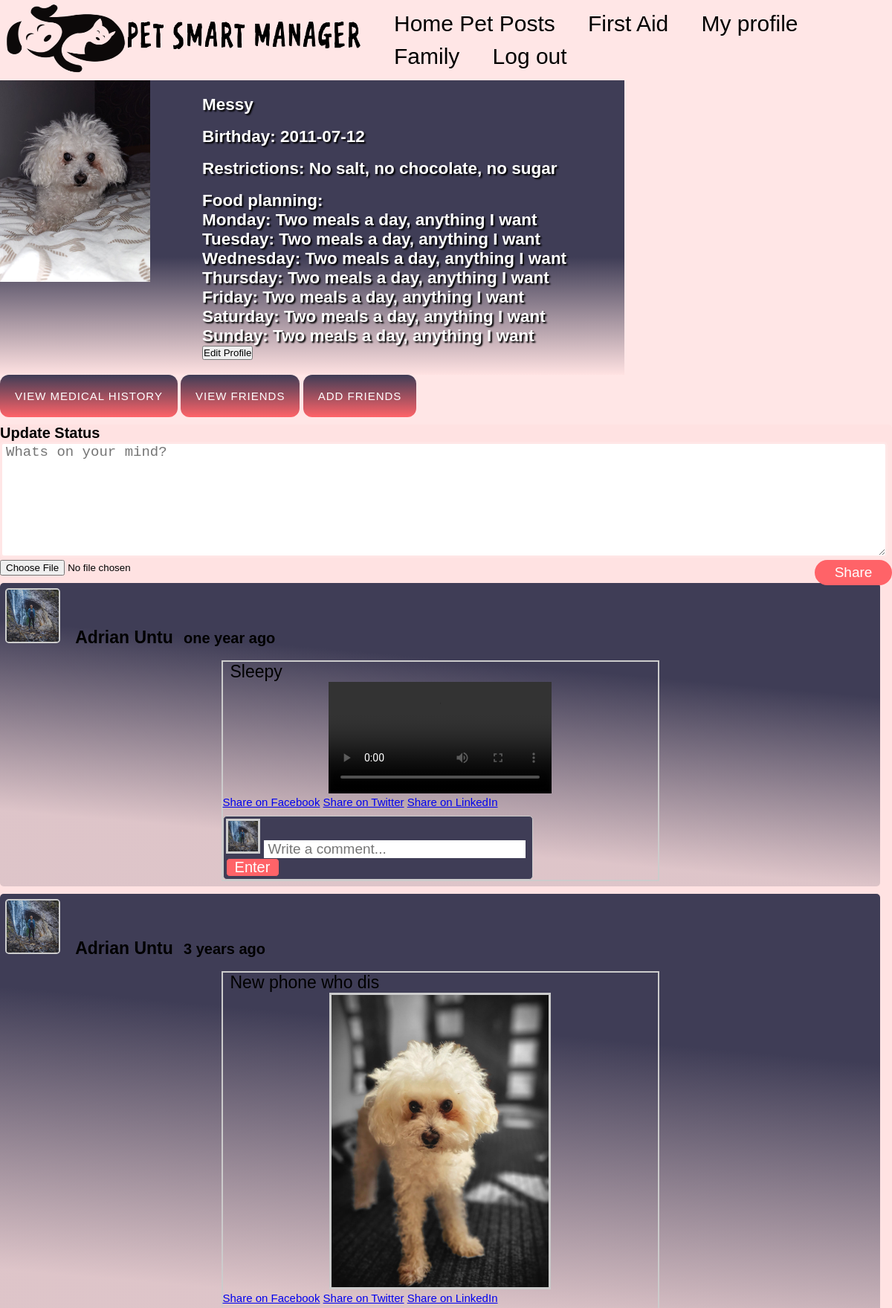
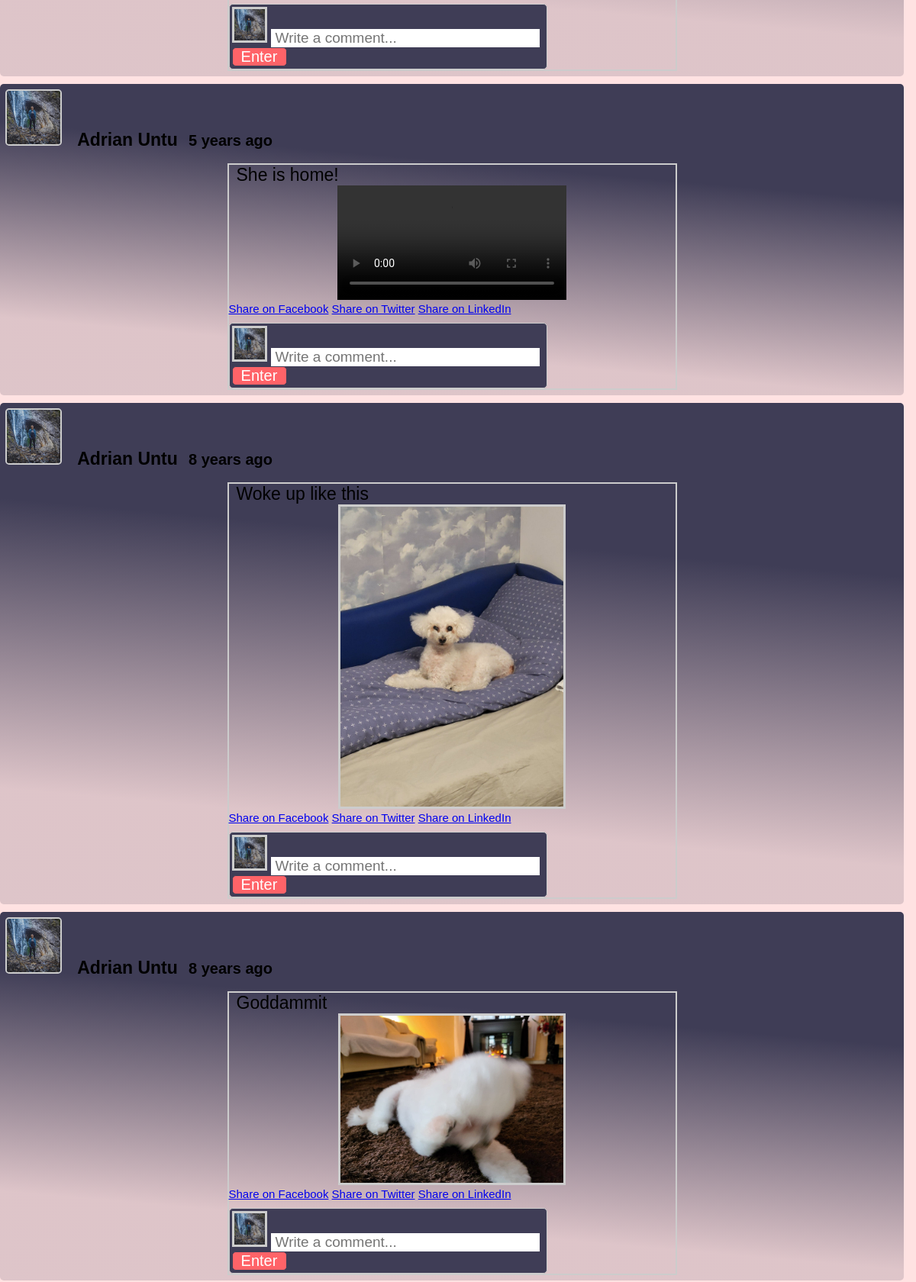
Page /app/petprofile?id=1 (signed in, upper part) on the committed database (2 pictures, top to bottom).
### tables this page shows
CREATE TABLE `pets` (
  `pet_id` int NOT NULL,
  `name` varchar(100) NOT NULL,
  `birthday` varchar(100) NOT NULL,
  `profile_picture_pet` varchar(100) NOT NULL,
  `family_id` int NOT NULL,
  `restrictions` varchar(1000) NOT NULL,
  `monday` varchar(1000) NOT NULL,
  `tuesday` varchar(1000) NOT NULL,
  `wednesday` varchar(1000) NOT NULL,
  `thursday` varchar(1000) NOT NULL,
  `friday` varchar(1000) NOT NULL,
  `saturday` varchar(1000) NOT NULL,
  `sunday` varchar(1000) NOT NULL
);

CREATE TABLE `posts` (
  `post_id` int NOT NULL,
  `user_id` int NOT NULL,
  `pet_id` int NOT NULL,
  `post` varchar(100) NOT NULL,
  `content` varchar(200) NOT NULL,
  `created` varchar(100) NOT NULL,
  `private` int NOT NULL,
  `family_id` int NOT NULL
);

CREATE TABLE `user` (
  `user_id` int NOT NULL,
  `firstname` varchar(100) DEFAULT NULL,
  `lastname` varchar(100) DEFAULT NULL,
  `username` varchar(100) NOT NULL,
  `birthday` varchar(100) NOT NULL,
  `email` varchar(100) NOT NULL,
  `password` varchar(100) NOT NULL,
  `profile_picture` varchar(100) DEFAULT NULL,
  `family_id` int DEFAULT NULL
);

### app/scripts/select_petprofile_1.php (called while the page is built, shortened)
<?php
$stmt = $pdo->prepare("SELECT * FROM pets where pet_id= ? and family_id = ? ");
$stmt->execute(["$id_pet", "$family_id"]);
$results = $stmt->fetchAll();
?>

### app/scripts/select_petprofile_2.php (called while the page is built, shortened)
<?php
$stmt = $pdo->prepare("SELECT * FROM posts LEFT JOIN user on user.user_id = posts.user_id where posts.pet_id= ? and posts.family_id = ? order by created desc");
$stmt->execute(["$id_pet", "$family_id"]);
$results = $stmt->fetchAll();
?>

### app/scripts/select_home_posts_2.php (called while the page is built, shortened)
<?php
$stmt = $pdo->prepare("SELECT * FROM user WHERE user_id = ?");
$stmt->execute(["$id"]);
$results = $stmt->fetchAll();
?>

### app/config/session.php (called while the page is built, shortened)
<?php
require $_SERVER['DOCUMENT_ROOT']."/PEM/PEM_LAST/app/config/database.php";
$id = $_SESSION['user_id'];
$stmt = $pdo->prepare("SELECT * FROM user WHERE user_id = ?");
$stmt->execute(["$id"]);
$results = $stmt->fetchAll();
?>

### app/petprofile.php (the view, shortened to what this page needs)
<?php
require $_SERVER['DOCUMENT_ROOT']."/PEM/PEM_LAST/app/scripts/time_stamp.php";
require $_SERVER['DOCUMENT_ROOT']."/PEM/PEM_LAST/app/config/session.php";
        $id_pet = $_GET['id'];
      ?>
<!DOCTYPE html>
<html>
<head>
<link rel="stylesheet" href="css/profilestyle.css" type="text/css">
</head>
<body>
    <div class="header">
      <nav class="up">
        <img src="img/logo.png" class="logo" alt="" />
        <ul class="nav-links">
			<div class="links">
			<li><a href="home">Home Pet Posts</a></li>
			<li><a href="firstaid">First Aid</a></li>
          	<li><a href="profile">My profile</a></li>
		  	<li><a href="family">Family</a></li>
          	<li><a href="logout" class="logout">Log out</a></li>
</div>
        </ul>
      </nav>
<?php
require $_SERVER['DOCUMENT_ROOT']."/PEM/PEM_LAST/app/scripts/select_petprofile_1.php";
if (count($results) > 0) { foreach ($results as $r) {
    ?>
        <section><div class='card'>
        <div class='image'>
        <a href='updatepetphoto?id=<?php echo $r['pet_id']?>' title='Change Profile Picture'><img src='<?php echo $r['profile_picture_pet']?>' alt='Profile' class='profile'/></a>
        </div>
        <div class='details'>
        <h2 class=''><?php echo $r['name']?></h2><br />
        <h2 class=''> Birthday: <?php echo $r['birthday']?></h2><br />
        <h2 class=''> Restrictions: <?php echo $r['restrictions']?></h2><br />
		<h2 class=''> Food planning: </h2>
		<h2 class=''> Monday: <?php echo $r['monday']?></h2>
		<h2 class=''> Tuesday: <?php echo $r['tuesday']?></h2>
		<h2 class=''> Wednesday: <?php echo $r['wednesday']?></h2>
		<h2 class=''> Thursday: <?php echo $r['thursday']?></h2>
		<h2 class=''> Friday: <?php echo $r['friday']?></h2>
		<h2 class=''> Saturday: <?php echo $r['saturday']?></h2>
		<h2 class=''> Sunday: <?php echo $r['sunday']?></h2>
		<a href ='edit_pet_profile?pet_id=<?php echo $r['pet_id']?>'><button>Edit Profile</button></a>
        </div>
        </div></section>
		<section><a href='view_medical_history?pet=<?php echo $r['pet_id']?>' class='users__cta'>View medical history</a>
		<a href='view_friends?pet=<?php echo $r['pet_id']?>' class='users__cta'>View friends</a>
		<a href='add_friends?pet=<?php echo $r['pet_id']?>' class='users__cta'>Add friends</a></section>
		<div id='right-nav'>
		<h1>Update Status</h1>
<div>
		<form method='post' action='scripts/post.php' enctype='multipart/form-data'>
			<textarea placeholder='Whats on your mind?' name='content' class='post-text' required></textarea>
			<input type='file' name='image'>
			<button class='btn-share' name='Submit' value='Share'>Share</button>
		</form>
</div>
<?php
}
      }
      require $_SERVER['DOCUMENT_ROOT']."/PEM/PEM_LAST/app/scripts/select_petprofile_2.php";
      if (count($results) > 0) { foreach ($results as $r) {
				$posted_by = $r['firstname']." ".$r['lastname'];
				$location = $r['post'];
				$profile_picture = $r['profile_picture'];
				$content=$r['content'];
				$post_id = $r['post_id'];
				$time=$r['created'];
?>
<article>
		<div id="right-nav1">
			<div class="profile-pics">
			<img src="<?php echo $profile_picture ?>">
			<b><?php echo $posted_by ?></b>
			<strong><?php echo $time = time_stamp($time); ?></strong>
			</div>
		<br />
			<div class="post-content">
			<p><?php echo $content; ?></p>
		<center>
		<?php
			$fileEnd = explode(".",$location);
			$file_extension = end($fileEnd);
			if($file_extension =="mp4" || $file_extension =="webm")
			{
			echo "<video controls> <source src='".$location."' type='video/".$file_extension."'> Your browser does not support the video tag. </video>";
			}
			else if ($file_extension =="mp3" || $file_extension =="ogg" || $file_extension =="wav" )
			{ echo "<audio controls> <source src='".$location."' type='audio/".$file_extension."'> Your browser does not support the audio tag. </audio>";
			}
			else
			echo "<img src='".$location."'>";
			?>
		</center>
        <a onClick="window.open('https://facebook.com/sharer/sharer.php?&u=<?php echo "https://public.petsmartmanager.com/certain_post?id=$post_id"; ?>','sharer','toolbar=0,status=0,width=1920,height=1080');" href="javascript: void(0)">Share on Facebook</a>
        <a onClick="window.open('http://twitter.com/intent/tweet?text=<?php echo $content?> &url=<?php echo "https://public.petsmartmanager.com/certain_post?id=$post_id"; ?>','sharer','toolbar=0,status=0,width=1920,height=1080');" href="javascript: void(0)">Share on Twitter</a>
        <a onClick="window.open('https://www.linkedin.com/shareArticle?mini=true&url=<?php echo "https://public.petsmartmanager.com/certain_post?id=$post_id"; ?>','sharer','toolbar=0,status=0,width=1920,height=1080');" href="javascript: void(0)" >Share on LinkedIn</a>
		 <form  method="POST" action="scripts/comment.php">
			<div class="comment-area">
			<?php   require $_SERVER['DOCUMENT_ROOT']."/PEM/PEM_LAST/app/scripts/select_home_posts_2.php";
                    if (count($results) > 0) { foreach ($results as $r) {
                        $profile_picture_user = $r['profile_picture'];
                        ?>
						<img src="<?php echo $profile_picture_user; ?>" width="50" height="50">
                        <?php } }?>
			<input type="text" name="content_comment" placeholder="Write a comment..." class="comment-text" required>
			<input type="submit" name="post_comment" value="Enter" class="btn-comment">
			</div>
		</form>
              </div>
		</div>
		</article>
	<?php
	}
}
	?>
</div>
</div>
</body>
</html>

### app/scripts/time_stamp.php (shortened to what this page needs)
<?php
function time_stamp($session_time)
{
$time_difference = time() - $session_time ;
$seconds = $time_difference ;
$minutes = round($time_difference / 60 );
$hours = round($time_difference / 3600 );
$days = round($time_difference / 86400 );
$weeks = round($time_difference / 604800 );
$months = round($time_difference / 2419200 );
$years = round($time_difference / 29030400 );
if($seconds <= 60)
{
echo"$seconds seconds ago";
}
else
{
if($years==1)
   {
   echo"one year ago";
   }
  else
  {
  echo"$years years ago";
  }
}
}
?>

### app/css/profilestyle.css (style rules this page uses)
* { margin: 0; padding: 0; box-sizing: border-box; }
.header { height: 100vh; width: 100%; position: absolute; }
nav { display: flex; align-items: center; justify-content: space-between; position: relative; }
.logo { width: 100%; height: 100%; max-width: 500px; max-height: 100px; }
html { font-family: "Poppins", sans-serif; font-size: 15px; }
body { background-color: rgba(255, 225, 225, 0.827); display: flex; align-items: center; justify-content: center; flex-direction: column; height: 100vh; font-family: sans-serif; }
.card { width: 70%; height: 35%; background-image: linear-gradient( 0deg, rgba(255, 225, 225, 0.827) 0%, #3f3d56 40% ); display: flex; flex-direction: row; }
.image { display: flex; align-items: center; justify-content: center; width: 30%; height: 98%; }
.profile { width: 80%; height: 85%; }
.details { width: 60%; padding: 20px; display: flex; justify-content: center; flex-direction: column; }
.nav-links { width: 100%; max-width: 2000px; padding: 10px; display: flex; align-items: right; justify-content: right; }
.nav-links li { display: inline-block; justify-content: flex-end; margin: 0 15px; padding: 5px; }
.nav-links li a { text-decoration: wavy; color: black; padding: 5px 0; font-size: 30px; position: relative; }
.nav-links li a::after { content: ""; background: black; width: 0; height: 2px; position: absolute; bottom: 0; left: 0; transition: width 0.5s; }
.logout { color: black; font-size: 30px; padding: 10px 30px; cursor: pointer; }
*, *:before, *:after { box-sizing: inherit; }
img { width: 20%; height: 20%; }
.user-details h3, h2 { color: #ffffff; text-shadow: 2px 2px 2px #000000; }
#right-nav { float: left; width: 100%; background-color: rgba(255, 225, 225, 0.827); -webkit-border-radius: 5px; -moz-border-radius: 5px; border-radius: 5px; margin-top: 10px; }
.users__cta { display: inline-flex; padding: 20px 20px; letter-spacing: 1px; text-transform: uppercase; font-size: 15px; color: white; background: linear-gradient(to bottom, #3f3d56 0%, #ff6368 100%); border-radius: 0.8rem; text-decoration: none; }
.post-text { width: 99%; height: 150px; border: 3px solid rgba(255, 225, 225, 0.827); -webkit-border-radius: 5px; -moz-border-radius: 5px; border-radius: 5px; font-size: 19px; text-indent: 5px; }
.btn-share { color: #ffffff; font-size: 19px; float: right; width: 100px; line-height: 30px; background-color: #ff6368; border: 2px solid #ff6368; border-radius: 100px; -webkit-border-radius: 100px; -moz-border-radius: 100px; -o-border-radius: 100px; }
#right-nav1 { margin-top: 10px; width: 97.5%; background-color: #3f3d56; -webkit-border-radius: 5px; -moz-border-radius: 5px; border-radius: 5px; background-image: linear-gradient( 5deg, rgba(255, 225, 225, 0.827) 20%, #3f3d56 70% ); height: auto; padding: 7px; }
.profile-pics { position: relative; }
.profile-pics img { width: 70px; height: 70px; border: 2px solid #cccccc; -webkit-border-radius: 5px; -moz-border-radius: 5px; border-radius: 5px; }
.profile-pics b { color: #000000; margin-left: 16px; font-size: 23px; }
.profile-pics strong { color: #000000; margin-left: 10px; font-size: 20px; }
.post-content { margin-left: auto; margin-right: auto; width: 50%; border: 2px solid #cccccc; }
.post-content p { text-indent: 10px; font-size: 23px; }
.post-content img { border: 3px solid #cccccc; width: 50%; height: 50%; }
h1 { color: black; font-size: 20px; }
.comment-area { width: 70%; background-color: #3f3d56; border: 1px solid #cccccc; padding: 3px; margin-top: 10px; border-radius: 5px; -webkit-border-radius: 5px; -moz-border-radius: 5px; -o-border-radius: 5px; }
.comment-area img { width: 10%; height: 10%; }
.comment-text { border: 1px solid #ffffff; font-size: 19px; text-indent: 5px; width: 350px; }
.btn-comment { color: #ffffff; font-size: 20px; width: 70px; background-color: #ff6368; border: 1px solid #3f3d56; border-radius: 5px; -webkit-border-radius: 5px; -moz-border-radius: 5px; -o-border-radius: 5px; }

### rows in the picture
pets: profile_picture_pet (picture), name "Messy", birthday "2011-07-12", restrictions "No salt, no chocolate, no sugar", monday "Two meals a day, anything I want", tuesday "Two meals a day, anything I want", wednesday "Two meals a day, anything I want", thursday "Two meals a day, anything I want", friday "Two meals a day, anything I want", saturday "Two meals a day, anything I want", sunday "Two meals a day, anything I want"
posts: user.profile_picture (picture), user.lastname "Adrian Untu", created "one year ago", content "Sleepy"
user: profile_picture (picture)
posts: user.profile_picture (picture), user.lastname "Adrian Untu", content "New phone who dis", post (picture)
posts: user.profile_picture (picture), user.lastname "Adrian Untu", content "She is home!", $post_id 10 (drawn)
posts: user.profile_picture (picture), user.lastname "Adrian Untu", content "Woke up like this", post (picture)
posts: user.profile_picture (picture), user.lastname "Adrian Untu", content "Goddammit", post (picture)
